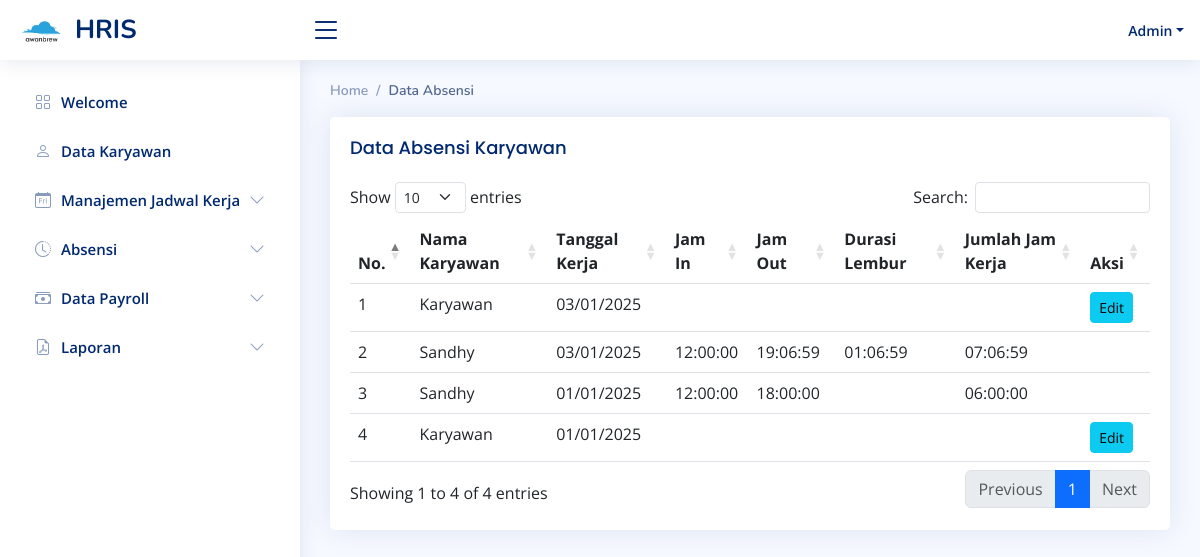
/?page=absen_in_out (signed in), run on the app's committed database.
### tables this page shows
CREATE TABLE `tb_absensi` (
  `id` int(11) NOT NULL,
  `id_jadwal` varchar(255) DEFAULT NULL,
  `tanggal_kerja` varchar(255) NOT NULL,
  `jam_in` varchar(255) DEFAULT NULL,
  `jam_out` varchar(255) DEFAULT NULL,
  `id_karyawan` varchar(255) NOT NULL,
  `durasi_lembur` varchar(255) DEFAULT NULL,
  `upah_lembur` varchar(255) DEFAULT NULL,
  `status` varchar(255) DEFAULT NULL
);

CREATE TABLE `tb_user` (
  `id` int(11) NOT NULL,
  `name` varchar(255) NOT NULL,
  `password` varchar(255) NOT NULL,
  `role` varchar(255) DEFAULT NULL,
  `salary` varchar(255) DEFAULT NULL,
  `upah_lembur` varchar(255) DEFAULT NULL
);

### pages/absensi/absen_in_out.php (the view, shortened to what this page needs)
<?php
include 'koneksi.php';
?>
<div class="pagetitle">
    <nav>
        <ol class="breadcrumb">
            <li class="breadcrumb-item">Home</li>
            <li class="breadcrumb-item active">Data Absensi</li>
        </ol>
    </nav>
</div>
<section class="section">
    <div class="row">
        <div class="col-lg-12">
            <div class="card">
                <div class="card-body">
                    <h5 class="card-title">
                        Data Absensi Karyawan
                    </h5>
                    <table class="table" id="datatable">
                        <thead>
                            <tr>
                                <th>No.</th>
                                <th>Nama Karyawan</th>
                                <th>Tanggal Kerja</th>
                                <th>Jam In</th>
                                <th>Jam Out</th>
                                <th>Durasi Lembur</th>
                                <th>Jumlah Jam Kerja</th>
                                <th>Aksi</th>
                            </tr>
                        </thead>
                        <tbody>
                            <?php
                            $no = 1;
                            if ($_SESSION['role'] == 'admin' || $_SESSION['role'] == 'owner') {
                                $sql = $conn->query(" SELECT ta.id, ta.id_karyawan, ta.tanggal_kerja, ta.jam_in, ta.jam_out, ta.durasi_lembur, ta.status, tu.name FROM tb_absensi ta LEFT JOIN tb_user tu ON ta.id_karyawan = tu.id LEFT JOIN tb_absen taa ON ta.tanggal_kerja = taa.tanggal_absen AND ta.id_karyawan = taa.id_karyawan ORDER BY id DESC ");
                            }
                            while ($data = $sql->fetch_assoc()) {
                                if (!empty($data['jam_in']) && !empty($data['jam_out'])) {
                                    $jam_in = new DateTime($data['jam_in']);
                                    $jam_out = new DateTime($data['jam_out']);
                                    $interval = $jam_in->diff($jam_out);
                                    $jumlah_jam_kerja = $interval->format('%H:%I:%S');
                                } else {
                                    $jumlah_jam_kerja = '';
                                }
                            ?>
                                <tr>
                                    <td><?php echo $no++; ?></td>
                                    <td><?php echo $data["name"];  ?></td>
                                    <td><?php echo date("d/m/Y", strtotime($data["tanggal_kerja"]));  ?></td>
                                    <td><?php echo $data["jam_in"];  ?></td>
                                    <td><?php echo $data["jam_out"];  ?></td>
                                    <td><?php echo $data["durasi_lembur"];  ?></td>
                                    <td><?php echo $jumlah_jam_kerja;  ?></td>
                                    <?php
                                    if ((is_null($data['jam_in']) || is_null($data['jam_out'])) && $_SESSION['role'] !== 'karyawan') {
                                        ?>
                                    <td>
                                        <form action="index.php?page=ubah_absensi_in_out" method="POST" style="display:inline;">
                                            <button type="submit" class="btn btn-info btn-sm"><i class="fa fa-edit"></i> Edit</button>
                                        </form>
                                    </td>
                                    <?php
                                        } else {
                                            echo '<td></td>';
                                        }
                                    ?>
                                </tr>
                            <?php } ?>
                        </tbody>
                    </table>
                </div>
            </div>
        </div>
    </div>
</section>

### assets/css/style.css (style rules this page uses)
:root { scroll-behavior: smooth; }
body { font-family: "Open Sans", sans-serif; background: #f6f9ff; color: #444444; }
h1, h2, h3, h4, h5, h6 { font-family: "Nunito", sans-serif; }
.pagetitle { margin-bottom: 10px; }
.card { margin-bottom: 30px; border: none; border-radius: 5px; box-shadow: 0px 0 30px rgba(1, 41, 112, 0.1); }
.card-title { padding: 20px 0 15px 0; font-size: 18px; font-weight: 500; color: #012970; font-family: "Poppins", sans-serif; }
.card-body { padding: 0 20px 20px 20px; }
.breadcrumb { font-size: 14px; font-family: "Nunito", sans-serif; color: #899bbd; font-weight: 600; }
.breadcrumb .breadcrumb-item::before { color: #899bbd; }
.breadcrumb .active { color: #51678f; font-weight: 600; }

### data on the page
tb_absensi: tb_user.name "Karyawan", tanggal_kerja "03/01/2025"
tb_absensi: tb_user.name "Sandhy", tanggal_kerja "03/01/2025", jam_in "12:00:00", jam_out "19:06:59", durasi_lembur "01:06:59", jumlah_jam_kerja "07:06:59"
tb_absensi: tb_user.name "Sandhy", tanggal_kerja "01/01/2025", jam_in "12:00:00", jam_out "18:00:00", jumlah_jam_kerja "06:00:00"
tb_absensi: tb_user.name "Karyawan", tanggal_kerja "01/01/2025"

### other printed values
$username "Admin"
